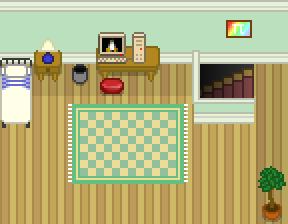

This is a level from a 2D game, rendered from its Tiled map with the project's own tilesets. A one-line summary and the map file follow, with tile-layer data summarised:
An orthogonal 9x7 tile map with 32x32 px tiles, 4 tile layers (Tile Layer 1, Tile Layer 2, Tile Layer 3, Above player), 4 tilesets and 10 objects (5x collision, 5x event).

<map version="1.10" tiledversion="git" orientation="orthogonal" renderorder="right-down" compressionlevel="0" width="9" height="7" tilewidth="32" tileheight="32" infinite="0" nextlayerid="7" nextobjectid="28">
 <properties>
  <property name="edges" value="clamped" />
  <property name="inside" type="bool" value="true" />
  <property name="slug" value="bedroom" />
  <property name="map_type" value="notype" />
 </properties>
 <tileset firstgid="1" name="core_indoor_floors" tilewidth="32" tileheight="32" tilecount="3864" columns="46">
  <image source="../gfx/tilesets/core_indoor_floors.png" width="1472" height="2688" />
 </tileset>
 <tileset firstgid="3865" name="core_indoor_stairs" tilewidth="32" tileheight="32" tilecount="2970" columns="45">
  <image source="../gfx/tilesets/core_indoor_stairs.png" width="1440" height="2112" />
 </tileset>
 <tileset firstgid="6835" name="core_indoor_walls" tilewidth="32" tileheight="32" tilecount="3864" columns="46">
  <image source="../gfx/tilesets/core_indoor_walls.png" width="1472" height="2688" />
 </tileset>
 <tileset firstgid="10699" name="core_set pieces" tilewidth="32" tileheight="32" tilecount="1550" columns="31">
  <image source="../gfx/tilesets/core_set pieces.png" width="992" height="1600" />
 </tileset>
 <layer id="1" name="Tile Layer 1" width="9" height="7">
  <data>[63 cells, 63 non-empty, 4 distinct tile ids]</data>
 </layer>
 <layer id="2" name="Tile Layer 2" width="9" height="7">
  <data>[63 cells, 29 non-empty, 26 distinct tile ids]</data>
 </layer>
 <layer id="3" name="Tile Layer 3" width="9" height="7">
  <data>[63 cells, 6 non-empty, 6 distinct tile ids]</data>
 </layer>
 <layer id="4" name="Above player" width="9" height="7">
  <data>[63 cells, 4 non-empty, 4 distinct tile ids]</data>
 </layer>
 <objectgroup color="#ff0000" id="5" name="Collisions">
  <object id="1" type="collision" x="0" y="32" width="288" height="32" />
  <object id="5" type="collision" x="0" y="64" width="32" height="64" />
  <object id="6" type="collision" x="192" y="96" width="64" height="32" />
  <object id="7" type="collision" x="192" y="64" width="32" height="32" />
  <object id="8" type="collision" x="256" y="192" width="32" height="32" />
 </objectgroup>
 <objectgroup color="#ffff00" id="6" name="Events">
  <object id="9" name="Go Downstairs" type="event" x="224" y="64" width="32" height="32">
   <properties>
    <property name="act1" value="transition_teleport player,downstairs_test.tmx,0,2,0.3" />
    <property name="act2" value="char_face down" />
    <property name="cond1" value="is char_at player" />
   </properties>
  </object>
  <object id="10" name="Use Computer" type="event" x="96" y="32" width="32" height="32">
   <properties>
    <property name="act1" value="access_pc player" />
    <property name="cond1" value="is char_facing_tile player" />
    <property name="cond2" value="is button_pressed INTERACT" />
   </properties>
  </object>
  <object id="16" name="Lord Lampy" type="event" x="32" y="32" width="32" height="32">
   <properties>
    <property name="act1" value="translated_dialog test_lamp" />
    <property name="cond1" value="is char_facing_tile player" />
    <property name="cond2" value="is button_pressed INTERACT" />
   </properties>
  </object>
  <object id="17" name="Lord or Filth" type="event" x="64" y="32" width="32" height="32">
   <properties>
    <property name="act1" value="translated_dialog test_trash" />
    <property name="cond1" value="is char_facing_tile player" />
    <property name="cond2" value="is button_pressed INTERACT" />
   </properties>
  </object>
  <object id="18" name="tree" type="event" x="256" y="192" width="32" height="32">
   <properties>
    <property name="act1" value="translated_dialog test_tree" />
    <property name="cond1" value="is char_facing_tile player" />
    <property name="cond2" value="is button_pressed INTERACT" />
   </properties>
  </object>
 </objectgroup>
</map>
